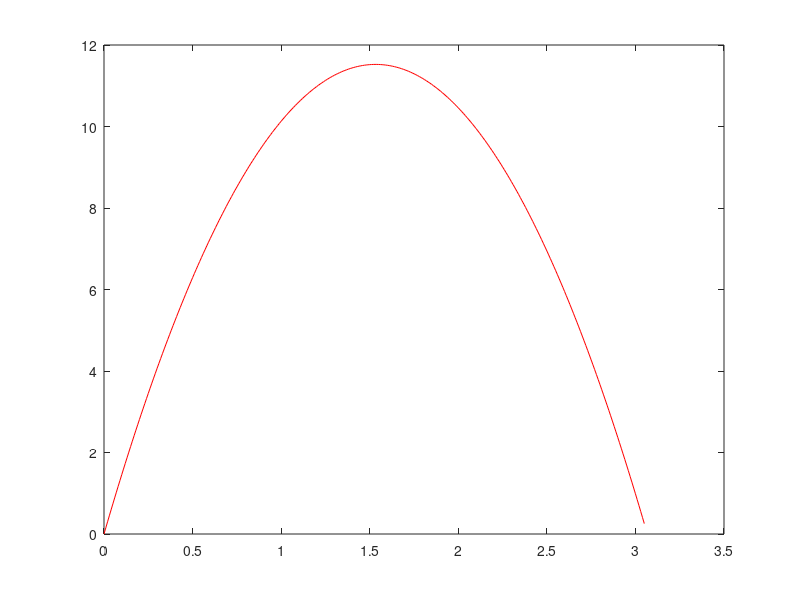

The MATLAB source for this figure:
clc
clear

ti=[0.69 1.46 1.82 2.67 2.85]';
hi=[8.19 11.34 11.50 5.05 2.97]';
g=9.8;

H=[ti];
b=hi+(1/2)*g*ti.^2;
c=H\b;
A=c(1); %v0

t=[0:0.01:3.05];
h=A*t-(1/2)*g*t.^2;
plot(t, h, 'r')